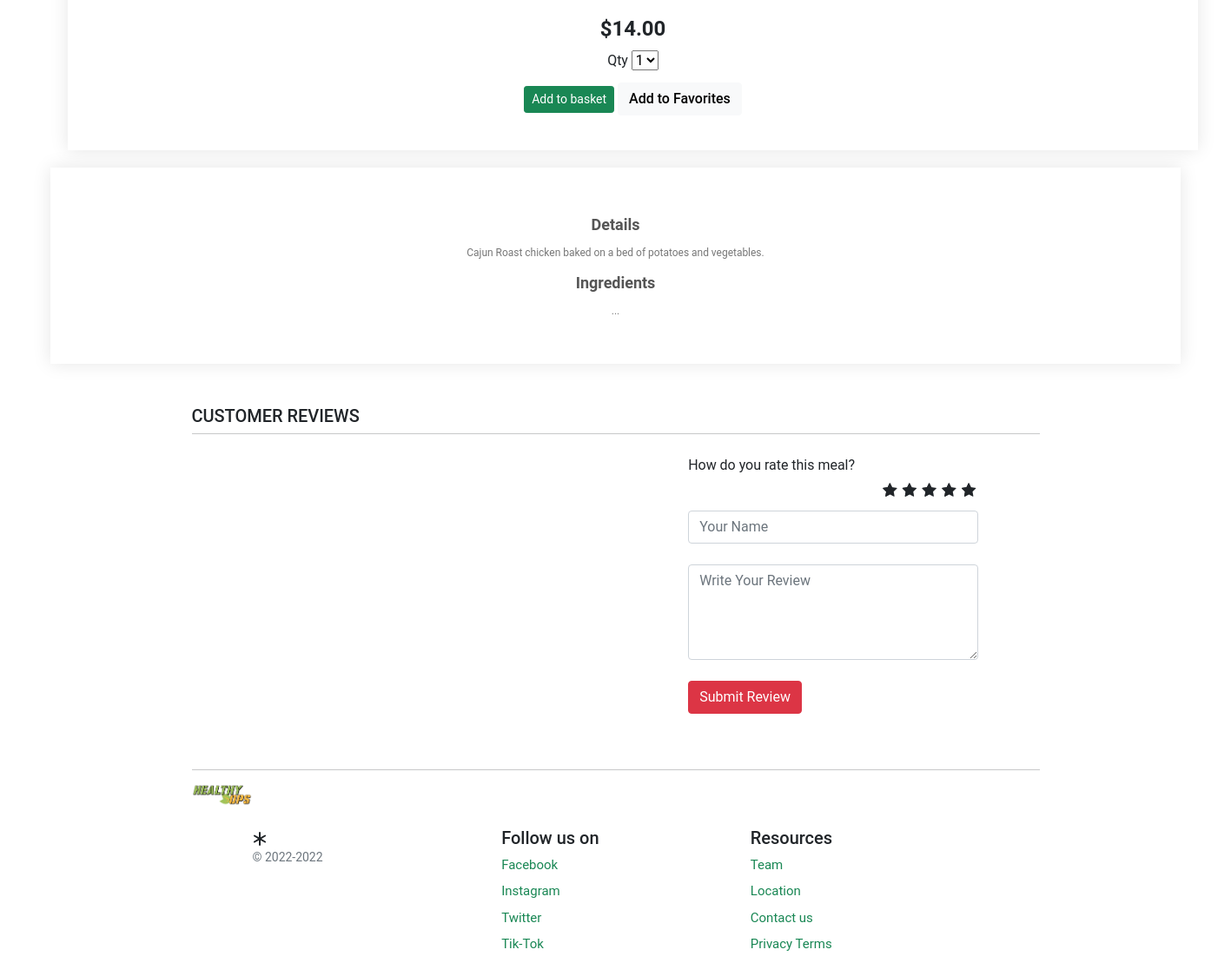
The app's page /spicy-potato-broccoli-bowl (lower part), older data.
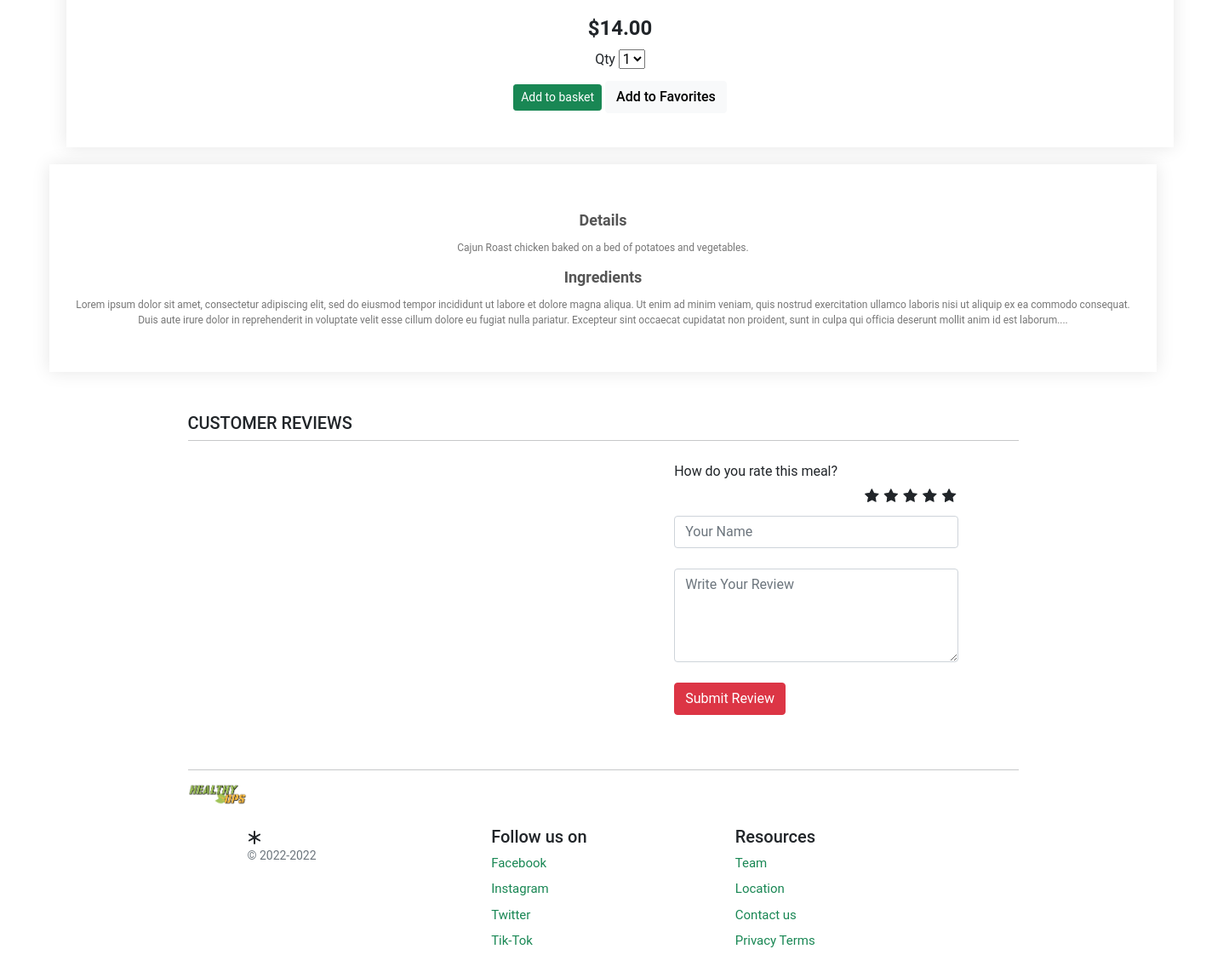
The same page, newer data.
### store/models.py (models this page shows, shortened)
class Product(models.Model):
    category = models.ForeignKey(Category, related_name='product', on_delete=models.CASCADE)
    created_by = models.ForeignKey(settings.AUTH_USER_MODEL, on_delete=models.CASCADE, related_name='product_creator') #who is this product creator record
    title = models.CharField(max_length=255) # title for product
    author = models.CharField(max_length=255, default='admin') #category of sproduct
    description= models.TextField(blank=True) #discription of the product
    image = models.ImageField(upload_to='images/', default = 'images/default.png') #upload img and allow us to upload
    slug = models.SlugField(max_length=255, unique=True) #
    price = models.DecimalField(max_digits=4, decimal_places=2)
    vegan = models.BooleanField(default=True)
    keto= models.BooleanField (default=True)
    lowCarb= models.BooleanField (default=True) #manages stock of product stock or out of stock
    in_stock = models.BooleanField(default=True)
    is_active = models.BooleanField(default=True)
    created = models.DateTimeField(auto_now_add=True)#used when we add a product
    updated = models.DateTimeField(auto_now=True)#used when we update a product and we want record
    objects = models.Manager()
    products = ProductManager()
    class Meta:
        verbose_name_plural = 'Products'#how we want to order products and details
        ordering = ('-created',)

### store/views.py (the view)
# urls.py: path('<slug:slug>', views.product_detail, name='product_detail'),#detailed view of all products
def product_detail(request, slug):
    product = get_object_or_404(Product, slug=slug, in_stock=True)
    reviews = Review.objects.filter(product=product).order_by('-id')
    print (slug)
    return render(request, 'store/products/single.html', {'product': product})

### basket/basket.py (called while the page is built)
    def __len__(self):
        return sum(item['qty'] for item in self.basket.values())

### basket/context_processors.py (called while the page is built)
def basket(request):
    return {'basket': Basket(request)}

### store/context_processors.py (called while the page is built)
def categories(request):
    return {
        'categories': Category.objects.all()
    }

### store/models.py (called while the page is built)
    def get_absolute_url(self):
        return reverse('store:category_list', args=[self.slug])

### templates/store/products/single.html (shortened to what this page needs)
{% extends "store/base.html" %}
{% load static %}
{% block content %}
<div class="small-container single-product">
    <div class="row">
        <div class="col-21">
            <div class="price"><span class="h4 fw-bold">${{ product.price }}</span></div>
            <label for="select">Qty</label>
                                <select id="select">
                                    <option value="1">1</option>
                                </select>
                                <div class="add-to-basket">
                                    <button type="button" id="add-button" value="{{product.id}}" class="btn btn-success btn-sm">Add to basket</button>
                                    <button type="button" id="add-button" value="{{product.id}}" class="btn btn-light fw500">Add to Favorites</button>
                                </div>
        </div>
        <div class="col-22">
            <h3>Details</h3>
            <p>Cajun Roast chicken baked on a bed of potatoes and vegetables.</p>
            <h3>Ingredients</h3>
            <p>{{ product.description|slice:":500" }}...</p>
        </div>
        </div>
    </div>
</div>
<div class="container mt-5">
    <h5 class="text-uppercase font-weight-bold">Customer Reviews</h5>
    <hr class="mt-0 pt-0">
    <div class="row">
        <div class="col-sm-7 mt-2">
        </div>
        <div class="col-sm-5 mt-2">
            <form class="col s12" method="POST" action="" role="form">
                <label>How do you rate this meal?</label>
                    <div class="rate">
                        <input type="radio" name="rate" id="rating10" value="5" required><label for="rating10" title="5"></label>
                        <input type="radio" name="rate" id="rating8" value="4" required><label for="rating8" title="4"></label>
                        <input type="radio" name="rate" id="rating6" value="3" required><label for="rating6" title="3"></label>
                        <input type="radio" name="rate" id="rating4" value="2" required><label for="rating4" title="2"></label>
                        <input type="radio" name="rate" id="rating2" value="1" required><label for="rating2" title="1"></label>
                    </div>
                    <input type="text" class="form-control" name="subject" placeholder="Your Name">
                    <br>
                    <textarea name="review" rows="4" class="form-control" placeholder="Write Your Review"></textarea>
                    <br>
                    <input type="submit" value="Submit Review" class="btn btn-danger btn-md m-0" >
                    <br>
                </div>
        </div>
    </div>
{% endblock %}

Row changes from the older to the newer data that the page shows:
changed Product: description (not shown) → "Lorem ipsum dolor sit amet, consectetur adipiscing elit, sed do eiusmod tempor incididunt ut labore et dolore magna aliqua. Ut enim ad minim veniam, quis nostrud exercitation ullamco laboris nisi ut aliquip ex ea commodo consequat. Duis aute irure dolor in reprehenderit in voluptate velit esse cillum dolore eu fugiat nulla pariatur. Excepteur sint occaecat cupidatat non proident, sunt in culpa qui officia deserunt mollit anim id est laborum."
